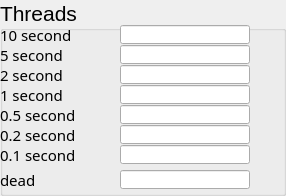
   <widget class="QGroupBox" name="groupBox_4">
    <property name="geometry">
     <rect>
      <x>350</x>
      <y>205</y>
      <width>286</width>
      <height>196</height>
     </rect>
    </property>
    <property name="font">
     <font>
      <pointsize>16</pointsize>
     </font>
    </property>
    <property name="title">
     <string>Threads</string>
    </property>
    <widget class="caLed" name="caled_24">
     <property name="geometry">
      <rect>
       <x>255</x>
       <y>25</y>
       <width>21</width>
       <height>21</height>
      </rect>
     </property>
     <property name="ledWidth">
      <number>17</number>
     </property>
     <property name="ledHeight">
      <number>17</number>
     </property>
     <property name="channel" stdset="0">
      <string notr="true">$(IOC):01HZ_UPD_TIME</string>
     </property>
     <property name="colorMode">
      <enum>caLed::Alarm</enum>
     </property>
     <property name="falseColor">
      <color>
       <red>160</red>
       <green>160</green>
       <blue>160</blue>
      </color>
     </property>
     <property name="trueColor">
      <color>
       <red>0</red>
       <green>205</green>
       <blue>0</blue>
      </color>
     </property>
    </widget>
    <widget class="caLabel" name="calabel_18">
     <property name="geometry">
      <rect>
       <x>0</x>
       <y>65</y>
       <width>110</width>
       <height>19</height>
      </rect>
     </property>
     <property name="font">
      <font>
       <family>Sans Serif</family>
       <pointsize>11</pointsize>
      </font>
     </property>
     <property name="text">
      <string>2 second</string>
     </property>
    </widget>
    <widget class="caLabel" name="calabel_19">
     <property name="geometry">
      <rect>
       <x>0</x>
       <y>45</y>
       <width>110</width>
       <height>19</height>
      </rect>
     </property>
     <property name="font">
      <font>
       <family>Sans Serif</family>
       <pointsize>11</pointsize>
      </font>
     </property>
     <property name="text">
      <string>5 second</string>
     </property>
    </widget>
    <widget class="caLabel" name="calabel_20">
     <property name="geometry">
      <rect>
       <x>0</x>
       <y>25</y>
       <width>110</width>
       <height>19</height>
      </rect>
     </property>
     <property name="font">
      <font>
       <family>Sans Serif</family>
       <pointsize>11</pointsize>
      </font>
     </property>
     <property name="text">
      <string>10 second</string>
     </property>
    </widget>
    <widget class="caLineEdit" name="calineedit_18">
     <property name="geometry">
      <rect>
       <x>120</x>
       <y>25</y>
       <width>130</width>
       <height>19</height>
      </rect>
     </property>
     <property name="font">
      <font>
       <family>Lucida Sans Typewriter</family>
       <pointsize>12</pointsize>
      </font>
     </property>
     <property name="alignment">
      <set>Qt::AlignRight|Qt::AlignTrailing|Qt::AlignVCenter</set>
     </property>
     <property name="channel" stdset="0">
      <string notr="true">$(IOC):01HZ_UPD_TIME</string>
     </property>
     <property name="background">
      <color>
       <red>255</red>
       <green>255</green>
       <blue>224</blue>
      </color>
     </property>
     <property name="colorMode">
      <enum>caLineEdit::Static</enum>
     </property>
     <property name="unitsEnabled">
      <bool>true</bool>
     </property>
    </widget>
    <widget class="caLabel" name="calabel_21">
     <property name="geometry">
      <rect>
       <x>0</x>
       <y>85</y>
       <width>110</width>
       <height>19</height>
      </rect>
     </property>
     <property name="font">
      <font>
       <family>Sans Serif</family>
       <pointsize>11</pointsize>
      </font>
     </property>
     <property name="text">
      <string>1 second</string>
     </property>
    </widget>
    <widget class="caLineEdit" name="calineedit_19">
     <property name="geometry">
      <rect>
       <x>120</x>
       <y>45</y>
       <width>130</width>
       <height>19</height>
      </rect>
     </property>
     <property name="font">
      <font>
       <family>Lucida Sans Typewriter</family>
       <pointsize>12</pointsize>
      </font>
     </property>
     <property name="alignment">
      <set>Qt::AlignRight|Qt::AlignTrailing|Qt::AlignVCenter</set>
     </property>
     <property name="channel" stdset="0">
      <string notr="true">$(IOC):02HZ_UPD_TIME</string>
     </property>
     <property name="background">
      <color>
       <red>255</red>
       <green>255</green>
       <blue>224</blue>
      </color>
     </property>
     <property name="colorMode">
      <enum>caLineEdit::Static</enum>
     </property>
     <property name="unitsEnabled">
      <bool>true</bool>
     </property>
    </widget>
    <widget class="caLed" name="caled_25">
     <property name="geometry">
      <rect>
       <x>255</x>
       <y>45</y>
       <width>21</width>
       <height>21</height>
      </rect>
     </property>
     <property name="ledWidth">
      <number>17</number>
     </property>
     <property name="ledHeight">
      <number>17</number>
     </property>
     <property name="channel" stdset="0">
      <string notr="true">$(IOC):02HZ_UPD_TIME</string>
     </property>
     <property name="colorMode">
      <enum>caLed::Alarm</enum>
     </property>
     <property name="falseColor">
      <color>
       <red>160</red>
       <green>160</green>
       <blue>160</blue>
      </color>
     </property>
     <property name="trueColor">
      <color>
       <red>0</red>
       <green>205</green>
       <blue>0</blue>
      </color>
     </property>
    </widget>
    <widget class="caLineEdit" name="calineedit_20">
     <property name="geometry">
      <rect>
       <x>120</x>
       <y>65</y>
       <width>130</width>
       <height>19</height>
      </rect>
     </property>
     <property name="font">
      <font>
       <family>Lucida Sans Typewriter</family>
       <pointsize>12</pointsize>
      </font>
     </property>
     <property name="alignment">
      <set>Qt::AlignRight|Qt::AlignTrailing|Qt::AlignVCenter</set>
     </property>
     <property name="channel" stdset="0">
      <string notr="true">$(IOC):05HZ_UPD_TIME</string>
     </property>
     <property name="background">
      <color>
       <red>255</red>
       <green>255</green>
       <blue>224</blue>
      </color>
     </property>
     <property name="colorMode">
      <enum>caLineEdit::Static</enum>
     </property>
     <property name="unitsEnabled">
      <bool>true</bool>
     </property>
    </widget>
    <widget class="caLed" name="caled_26">
     <property name="geometry">
      <rect>
       <x>255</x>
       <y>65</y>
       <width>21</width>
       <height>21</height>
      </rect>
     </property>
     <property name="ledWidth">
      <number>17</number>
     </property>
     <property name="ledHeight">
      <number>17</number>
     </property>
     <property name="channel" stdset="0">
      <string notr="true">$(IOC):05HZ_UPD_TIME</string>
     </property>
     <property name="colorMode">
      <enum>caLed::Alarm</enum>
     </property>
     <property name="falseColor">
      <color>
       <red>160</red>
       <green>160</green>
       <blue>160</blue>
      </color>
     </property>
     <property name="trueColor">
      <color>
       <red>0</red>
       <green>205</green>
       <blue>0</blue>
      </color>
     </property>
    </widget>
    <widget class="caLineEdit" name="calineedit_21">
     <property name="geometry">
      <rect>
       <x>120</x>
       <y>85</y>
       <width>130</width>
       <height>19</height>
      </rect>
     </property>
     <property name="font">
      <font>
       <family>Lucida Sans Typewriter</family>
       <pointsize>12</pointsize>
      </font>
     </property>
     <property name="alignment">
      <set>Qt::AlignRight|Qt::AlignTrailing|Qt::AlignVCenter</set>
     </property>
     <property name="channel" stdset="0">
      <string notr="true">$(IOC):1HZ_UPD_TIME</string>
     </property>
     <property name="background">
      <color>
       <red>255</red>
       <green>255</green>
       <blue>224</blue>
      </color>
     </property>
     <property name="colorMode">
      <enum>caLineEdit::Static</enum>
     </property>
     <property name="unitsEnabled">
      <bool>true</bool>
     </property>
    </widget>
    <widget class="caLed" name="caled_27">
     <property name="geometry">
      <rect>
       <x>255</x>
       <y>85</y>
       <width>21</width>
       <height>21</height>
      </rect>
     </property>
     <property name="ledWidth">
      <number>17</number>
     </property>
     <property name="ledHeight">
      <number>17</number>
     </property>
     <property name="channel" stdset="0">
      <string notr="true">$(IOC):1HZ_UPD_TIME</string>
     </property>
     <property name="colorMode">
      <enum>caLed::Alarm</enum>
     </property>
     <property name="falseColor">
      <color>
       <red>160</red>
       <green>160</green>
       <blue>160</blue>
      </color>
     </property>
     <property name="trueColor">
      <color>
       <red>0</red>
       <green>205</green>
       <blue>0</blue>
      </color>
     </property>
    </widget>
    <widget class="caLabel" name="calabel_22">
     <property name="geometry">
      <rect>
       <x>0</x>
       <y>105</y>
       <width>110</width>
       <height>19</height>
      </rect>
     </property>
     <property name="font">
      <font>
       <family>Sans Serif</family>
       <pointsize>11</pointsize>
      </font>
     </property>
     <property name="text">
      <string>0.5 second</string>
     </property>
    </widget>
    <widget class="caLineEdit" name="calineedit_22">
     <property name="geometry">
      <rect>
       <x>120</x>
       <y>105</y>
       <width>130</width>
       <height>19</height>
      </rect>
     </property>
     <property name="font">
      <font>
       <family>Lucida Sans Typewriter</family>
       <pointsize>12</pointsize>
      </font>
     </property>
     <property name="alignment">
      <set>Qt::AlignRight|Qt::AlignTrailing|Qt::AlignVCenter</set>
     </property>
     <property name="channel" stdset="0">
      <string notr="true">$(IOC):2HZ_UPD_TIME</string>
     </property>
     <property name="background">
      <color>
       <red>255</red>
       <green>255</green>
       <blue>224</blue>
      </color>
     </property>
     <property name="colorMode">
      <enum>caLineEdit::Static</enum>
     </property>
     <property name="unitsEnabled">
      <bool>true</bool>
     </property>
    </widget>
    <widget class="caLed" name="caled_28">
     <property name="geometry">
      <rect>
       <x>255</x>
       <y>105</y>
       <width>21</width>
       <height>21</height>
      </rect>
     </property>
     <property name="ledWidth">
      <number>17</number>
     </property>
     <property name="ledHeight">
      <number>17</number>
     </property>
     <property name="channel" stdset="0">
      <string notr="true">$(IOC):2HZ_UPD_TIME</string>
     </property>
     <property name="colorMode">
      <enum>caLed::Alarm</enum>
     </property>
     <property name="falseColor">
      <color>
       <red>160</red>
       <green>160</green>
       <blue>160</blue>
      </color>
     </property>
     <property name="trueColor">
      <color>
       <red>0</red>
       <green>205</green>
       <blue>0</blue>
      </color>
     </property>
    </widget>
    <widget class="caLabel" name="calabel_23">
     <property name="geometry">
      <rect>
       <x>0</x>
       <y>125</y>
       <width>110</width>
       <height>19</height>
      </rect>
     </property>
     <property name="font">
      <font>
       <family>Sans Serif</family>
       <pointsize>11</pointsize>
      </font>
     </property>
     <property name="text">
      <string>0.2 second</string>
     </property>
    </widget>
    <widget class="caLineEdit" name="calineedit_23">
     <property name="geometry">
      <rect>
       <x>120</x>
       <y>125</y>
       <width>130</width>
       <height>19</height>
      </rect>
     </property>
     <property name="font">
      <font>
       <family>Lucida Sans Typewriter</family>
       <pointsize>12</pointsize>
      </font>
     </property>
     <property name="alignment">
      <set>Qt::AlignRight|Qt::AlignTrailing|Qt::AlignVCenter</set>
     </property>
     <property name="channel" stdset="0">
      <string notr="true">$(IOC):5HZ_UPD_TIME</string>
     </property>
     <property name="background">
      <color>
       <red>255</red>
       <green>255</green>
       <blue>224</blue>
      </color>
     </property>
     <property name="colorMode">
      <enum>caLineEdit::Static</enum>
     </property>
     <property name="unitsEnabled">
      <bool>true</bool>
     </property>
    </widget>
    <widget class="caLed" name="caled_29">
     <property name="geometry">
      <rect>
       <x>255</x>
       <y>125</y>
       <width>21</width>
       <height>21</height>
      </rect>
     </property>
     <property name="ledWidth">
      <number>17</number>
     </property>
     <property name="ledHeight">
      <number>17</number>
     </property>
     <property name="channel" stdset="0">
      <string notr="true">$(IOC):5HZ_UPD_TIME</string>
     </property>
     <property name="colorMode">
      <enum>caLed::Alarm</enum>
     </property>
     <property name="falseColor">
      <color>
       <red>160</red>
       <green>160</green>
       <blue>160</blue>
      </color>
     </property>
     <property name="trueColor">
      <color>
       <red>0</red>
       <green>205</green>
       <blue>0</blue>
      </color>
     </property>
    </widget>
    <widget class="caLabel" name="calabel_24">
     <property name="geometry">
      <rect>
       <x>0</x>
       <y>145</y>
       <width>110</width>
       <height>19</height>
      </rect>
     </property>
     <property name="font">
      <font>
       <family>Sans Serif</family>
       <pointsize>11</pointsize>
      </font>
     </property>
     <property name="text">
      <string>0.1 second</string>
     </property>
    </widget>
    <widget class="caLineEdit" name="calineedit_24">
     <property name="geometry">
      <rect>
       <x>120</x>
       <y>145</y>
       <width>130</width>
       <height>19</height>
      </rect>
     </property>
     <property name="font">
      <font>
       <family>Lucida Sans Typewriter</family>
       <pointsize>12</pointsize>
      </font>
     </property>
     <property name="alignment">
      <set>Qt::AlignRight|Qt::AlignTrailing|Qt::AlignVCenter</set>
     </property>
     <property name="channel" stdset="0">
      <string notr="true">$(IOC):10HZ_UPD_TIME</string>
     </property>
     <property name="background">
      <color>
       <red>255</red>
       <green>255</green>
       <blue>224</blue>
      </color>
     </property>
     <property name="colorMode">
      <enum>caLineEdit::Static</enum>
     </property>
     <property name="unitsEnabled">
      <bool>true</bool>
     </property>
    </widget>
    <widget class="caLed" name="caled_30">
     <property name="geometry">
      <rect>
       <x>255</x>
       <y>145</y>
       <width>21</width>
       <height>21</height>
      </rect>
     </property>
     <property name="ledWidth">
      <number>17</number>
     </property>
     <property name="ledHeight">
      <number>17</number>
     </property>
     <property name="channel" stdset="0">
      <string notr="true">$(IOC):10HZ_UPD_TIME</string>
     </property>
     <property name="colorMode">
      <enum>caLed::Alarm</enum>
     </property>
     <property name="falseColor">
      <color>
       <red>160</red>
       <green>160</green>
       <blue>160</blue>
      </color>
     </property>
     <property name="trueColor">
      <color>
       <red>0</red>
       <green>205</green>
       <blue>0</blue>
      </color>
     </property>
    </widget>
    <widget class="caLineEdit" name="calineedit_39">
     <property name="geometry">
      <rect>
       <x>120</x>
       <y>170</y>
       <width>130</width>
       <height>19</height>
      </rect>
     </property>
     <property name="font">
      <font>
       <family>Lucida Sans Typewriter</family>
       <pointsize>12</pointsize>
      </font>
     </property>
     <property name="alignment">
      <set>Qt::AlignRight|Qt::AlignTrailing|Qt::AlignVCenter</set>
     </property>
     <property name="channel" stdset="0">
      <string notr="true">$(IOC):SUSP_TASK_CNT</string>
     </property>
     <property name="background">
      <color>
       <red>255</red>
       <green>255</green>
       <blue>224</blue>
      </color>
     </property>
     <property name="colorMode">
      <enum>caLineEdit::Static</enum>
     </property>
     <property name="unitsEnabled">
      <bool>false</bool>
     </property>
    </widget>
    <widget class="caLabel" name="calabel_31">
     <property name="geometry">
      <rect>
       <x>0</x>
       <y>170</y>
       <width>110</width>
       <height>19</height>
      </rect>
     </property>
     <property name="font">
      <font>
       <family>Sans Serif</family>
       <pointsize>11</pointsize>
      </font>
     </property>
     <property name="text">
      <string>dead</string>
     </property>
    </widget>
    <widget class="caLed" name="caled_34">
     <property name="geometry">
      <rect>
       <x>255</x>
       <y>170</y>
       <width>21</width>
       <height>21</height>
      </rect>
     </property>
     <property name="ledWidth">
      <number>17</number>
     </property>
     <property name="ledHeight">
      <number>17</number>
     </property>
     <property name="channel" stdset="0">
      <string notr="true">$(IOC):SUSP_TASK_CNT</string>
     </property>
     <property name="colorMode">
      <enum>caLed::Alarm</enum>
     </property>
     <property name="falseColor">
      <color>
       <red>160</red>
       <green>160</green>
       <blue>160</blue>
      </color>
     </property>
     <property name="trueColor">
      <color>
       <red>0</red>
       <green>205</green>
       <blue>0</blue>
      </color>
     </property>
    </widget>
   </widget>
